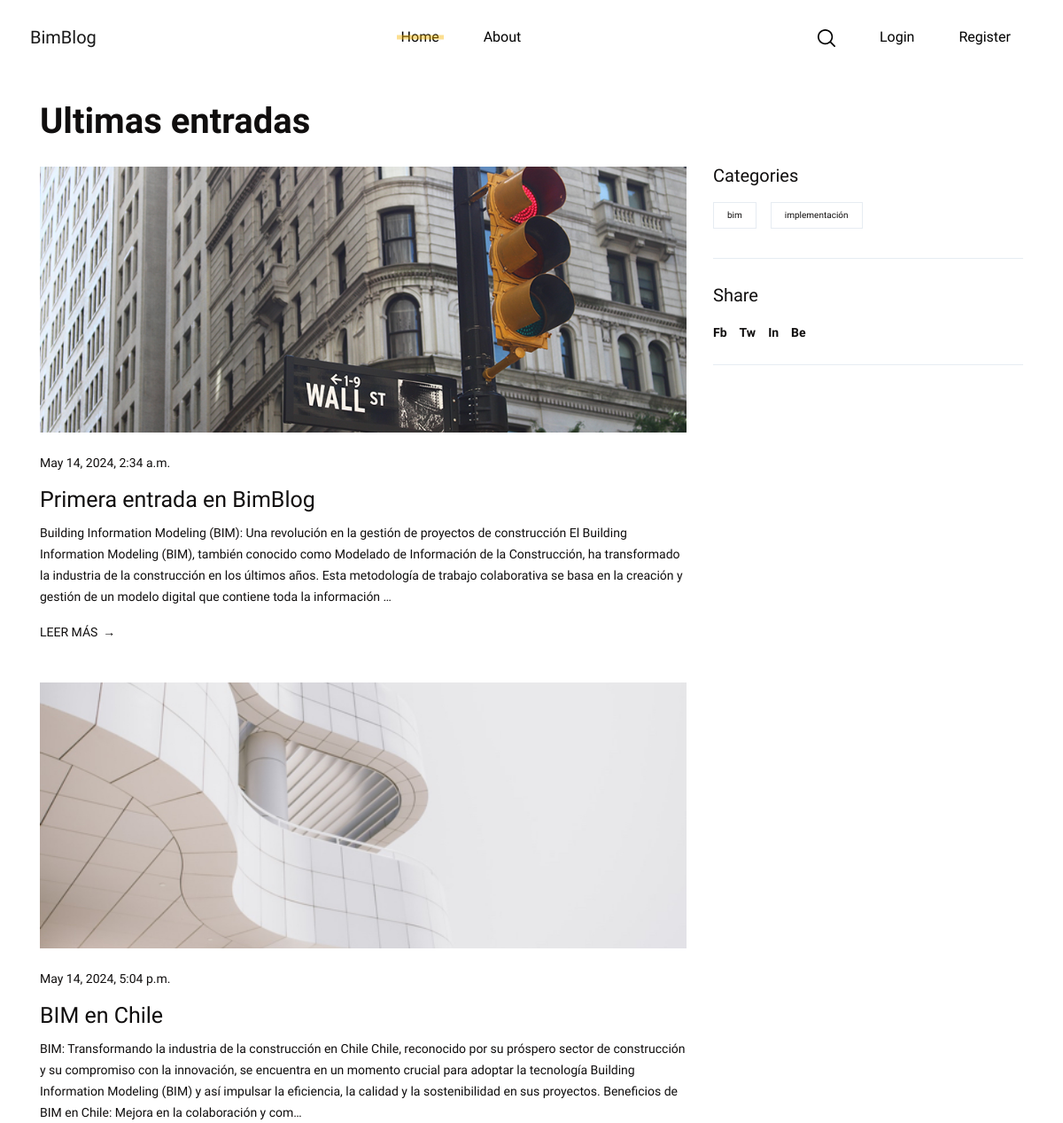
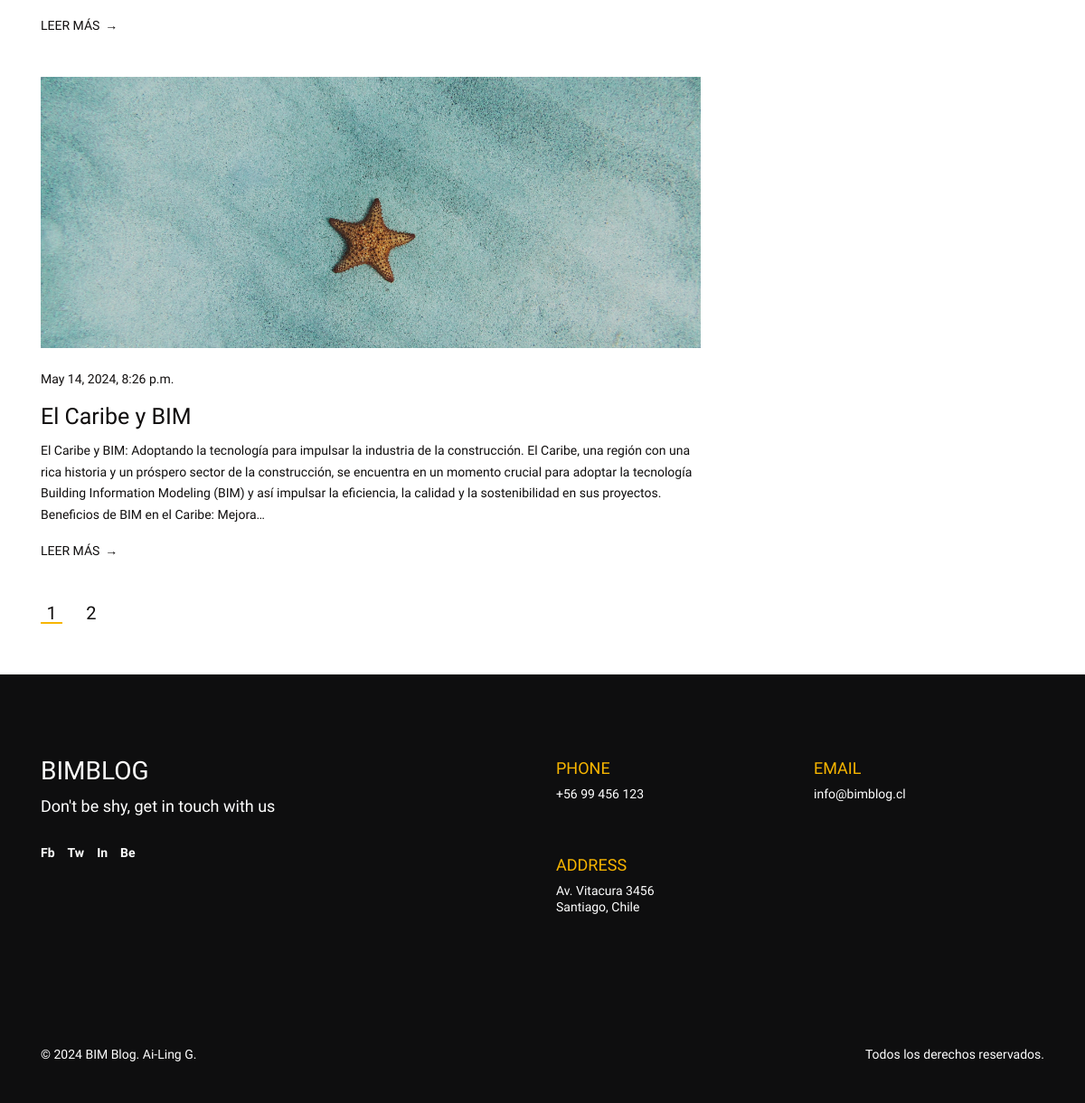
The page / on the database its author committed (2 pictures, top to bottom).
### blog/models.py (models this page shows, shortened)
class BlogPost(models.Model):
    image = models.ImageField(upload_to='images/', default='default_image_blog')
    title = models.CharField(max_length=255)
    body = models.TextField()
    author = models.ForeignKey(Author, on_delete=models.CASCADE)
    created_on = models.DateTimeField(auto_now_add=True)
    category = models.ManyToManyField(Category)
    comments = models.ForeignKey(Comment, on_delete=models.CASCADE, related_name='comments', blank=True, null=True)
    objects = models.Manager()

class Category(models.Model):
    name = models.CharField(max_length=255)

### blog/views.py (the view)
# urls.py: 2. Add a URL to urlpatterns:  path('', views.home, name='home')
def home(request):
    posts = models.BlogPost.objects.all()
    categories = Category.objects.all()
    paginator = Paginator(posts, 3)
    page_number = request.GET.get('page')
    page_obj = paginator.get_page(page_number)
    context = {
        'posts': page_obj,
        'categories': categories,
    }
    return render(request, "blog/index.html", context)

### blog/templates/blog/index.html
{% extends 'blog/base.html' %}
{% block content %}
{% load static %}
<main class="blog-standard">
    <div class="container">
        <h1 class="oleez-page-title wow fadeInUp">Ultimas entradas</h1>
        <div class="row">
            <div class="col-md-8">
                {% for post in posts %}
                <article class="blog-post wow fadeInUp">
                    <img src='{{ post.image.url }}' alt="blog post" class="post-thumbnail">
                    <p class="post-date">{{post.created_on}}</p>
                    <h4 class="post-title">{{ post.title }}</h4>
                    <p class="post-excerpt">{{post.body | truncatechars:400 }} </p>
                    <a href="{% url 'post_details' post.id %}" class="post-permalink">LEER MÁS</a>
                </article>
                {% endfor %}
                <nav class="oleez-pagination wow fadeInUp">
                    {% for page_num in posts.paginator.page_range %}
                    {% if page_num == posts.number %}
                    <a class="active">{{ page_num }}</a>
                    {% else %}
                    <a href="?page={{ page_num }}">{{ page_num }}</a>
                    {% endif %}
                    {% endfor %}
                </nav>
            </div>
            <div class="col-md-4">
                <div class="sidebar-widget wow fadeInUp">
                    <h5 class="widget-title">Categories</h5>
                    <div class="widget-content">
                        {% for category in categories %}
                        <a href="#!" class="post-tag">{{ category.name }}</a>
                        {% endfor %}
                    </div>
                </div>
                <div class="sidebar-widget wow fadeInUp">
                    <h5 class="widget-title">Share</h5>
                    <div class="widget-content">
                        <nav class="social-links">
                            <a href="#!">Fb</a>
                            <a href="#!">Tw</a>
                            <a href="#!">In</a>
                            <a href="#!">Be</a>
                        </nav>
                    </div>
                </div>
            </div>
        </div>
    </div>
</main>
{% endblock %}

### rows shown on the page
BlogPost: image (picture), created_on "May 14, 2024, 2:34 a.m.", title "Primera entrada en BimBlog", body "Building Information Modeling (BIM): Una revolución en la gestión de proyectos de construcción El Building Information Modeling (BIM), también conocido como Modelado de Información de la Construcción, ha transformado la industria de la construcción en los últimos años. Esta metodología de trabajo colaborativa se basa en la creación y gestión de un modelo digital que contiene toda la información …"
BlogPost: image (placeholder picture), created_on "May 14, 2024, 5:04 p.m.", title "BIM en Chile", body "BIM: Transformando la industria de la construcción en Chile Chile, reconocido por su próspero sector de construcción y su compromiso con la innovación, se encuentra en un momento crucial para adoptar la tecnología Building Information Modeling (BIM) y así impulsar la eficiencia, la calidad y la sostenibilidad en sus proyectos. Beneficios de BIM en Chile: Mejora en la colaboración y com…"
BlogPost: image (picture), created_on "May 14, 2024, 8:26 p.m.", title "El Caribe y BIM", body "El Caribe y BIM: Adoptando la tecnología para impulsar la industria de la construcción. El Caribe, una región con una rica historia y un próspero sector de la construcción, se encuentra en un momento crucial para adoptar la tecnología Building Information Modeling (BIM) y así impulsar la eficiencia, la calidad y la sostenibilidad en sus proyectos. Beneficios de BIM en el Caribe: Mejora…"
Category: name "bim"
Category: name "implementación"

### other values the page prints
{{ page_num }} "1"
{{ page_num }} "2"
